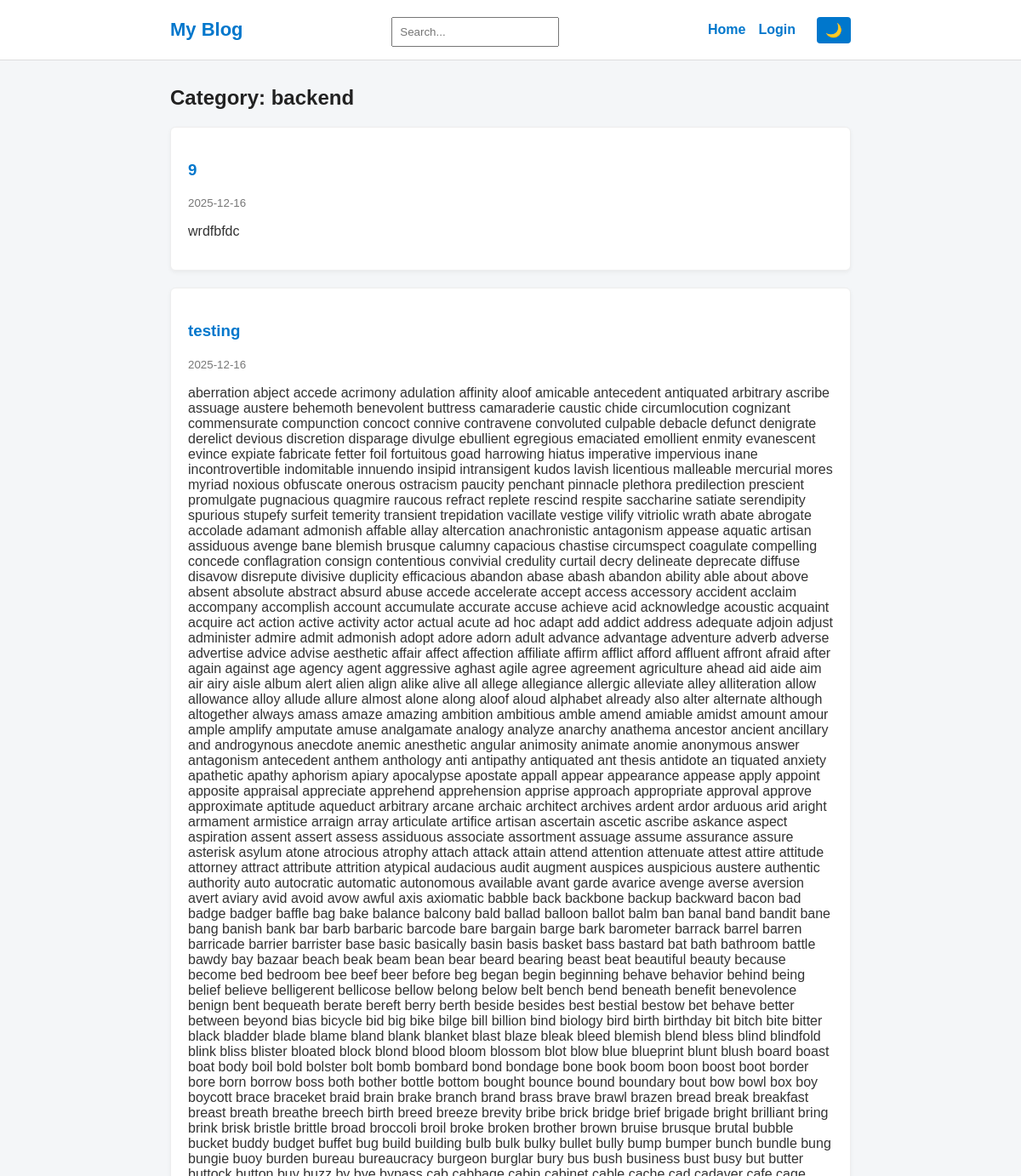
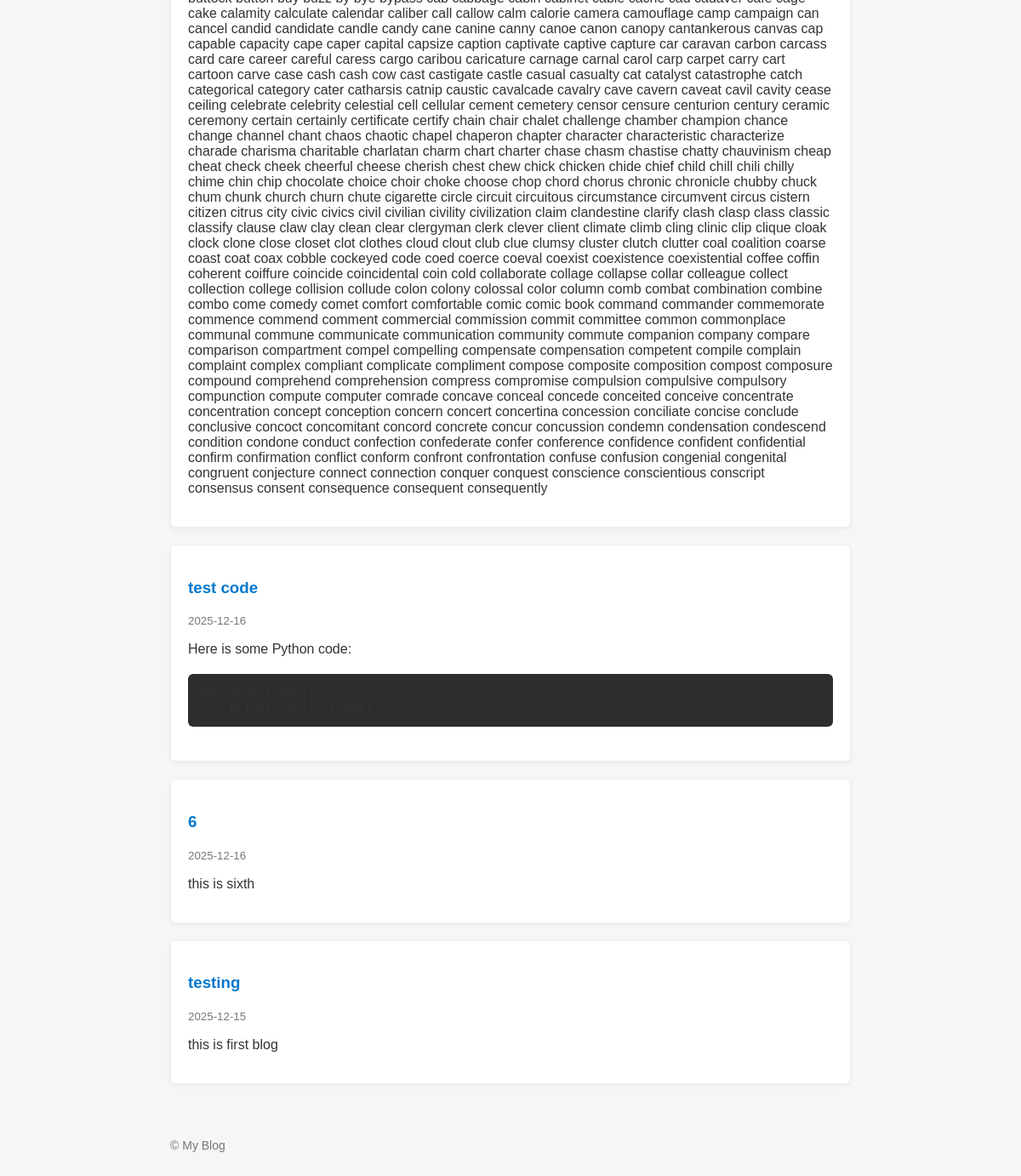
The page /category/backend on the database its author committed (2 pictures, top to bottom).
### models.py (models this page shows, shortened)
class Category(db.Model):
    id = db.Column(db.Integer, primary_key=True)
    name = db.Column(db.String(100), unique=True, nullable=False)
    posts = db.relationship("Post", backref="category", lazy=True)

class Post(db.Model):
    id = db.Column(db.Integer, primary_key=True)
    title = db.Column(db.String(200), nullable=False)
    content = db.Column(db.Text, nullable=False)
    created_at = db.Column(db.DateTime, default=datetime.utcnow)
    views = db.Column(db.Integer, default=0)
    image = db.Column(db.String(255), nullable=True)
    is_published = db.Column(db.Boolean, default=True)
    meta_title = db.Column(db.String(255), nullable=True)
    meta_description = db.Column(db.String(300), nullable=True)
    category_id = db.Column(
        db.Integer,
        db.ForeignKey("category.id"),
        nullable=True
    )
    tags = db.relationship(
        "Tag",
        secondary=post_tags,
        back_populates="posts"
    )

### app.py (the view)
@app.route("/category/<string:name>")
def category_view(name):
    category = Category.query.filter_by(name=name).first_or_404()
    posts = (
        Post.query
        .filter_by(category=category, is_published=True)
        .order_by(Post.created_at.desc())
        .all()
    )
    return render_template(
        "category.html",
        category=category,
        posts=posts
    )

### app.py (called while the page is built)
@app.template_filter("markdown")
def markdown_filter(text):
    return markdown.markdown(
        text,
        extensions=["fenced_code", "codehilite"]
    )

### templates/category.html (shortened to what this page needs)
{% extends "base.html" %}
{% block content %}
<h2>Category: {{ category.name }}</h2>
{% if posts %}
    {% for post in posts %}
        <article>
            <h3>
                <a href="{{ url_for('post_detail', post_id=post.id) }}">
                    {{ post.title }}
                </a>
            </h3>
            <small>{{ post.created_at.strftime('%Y-%m-%d') }}</small>
            <div>
                {{ post.content | markdown | safe }}
            </div>
        </article>
    {% endfor %}
{% else %}
    <p>No posts in this category.</p>
{% endif %}
{% endblock %}

### static/style.css (style rules this page uses)
body { font-family: Arial, Helvetica, sans-serif; background-color: #f4f6f8; color: #333; margin: 0; padding: 0; }
h1, h2, h3 { color: #222; }
a { color: #0077cc; text-decoration: none; }
article { background: #ffffff; padding: 20px; margin-bottom: 20px; border-radius: 6px; border: 1px solid #eee; box-shadow: 0 2px 5px rgba(0,0,0,0.05); }
small { color: #777; }
pre { background: #2d2d2d; padding: 15px; border-radius: 6px; overflow-x: auto; margin: 20px 0; }
code { font-family: Consolas, Monaco, "Courier New", monospace; font-size: 14px; }

### rows shown on the page
Category: name "backend"
Post: title "9", created_at "2025-12-16", content "wrdfbfdc"
Post: title "testing", created_at "2025-12-16", content "aberration abject accede acrimony adulation affinity aloof amicable antecedent antiquated arbitrary ascribe assuage austere behemoth benevolent buttress camaraderie caustic chide circumlocution cognizant commensurate compunction concoct connive contravene convoluted culpable debacle defunct denigrate derelict devious discretion disparage divulge ebullient egregious emaciated emollient enmity evanescent evince expiate fabricate fetter foil fortuitous goad harrowing hiatus imperative impervious inane incontrovertible indomitable innuendo insipid intransigent kudos lavish licentious malleable mercurial mores myriad noxious obfuscate onerous ostracism paucity penchant pinnacle plethora…"
Post: title "test code", created_at "2025-12-16", content "Here is some Python code:"
Post: title "6", created_at "2025-12-16", content "this is sixth"
Post: title "testing", created_at "2025-12-15", content "this is first blog"
